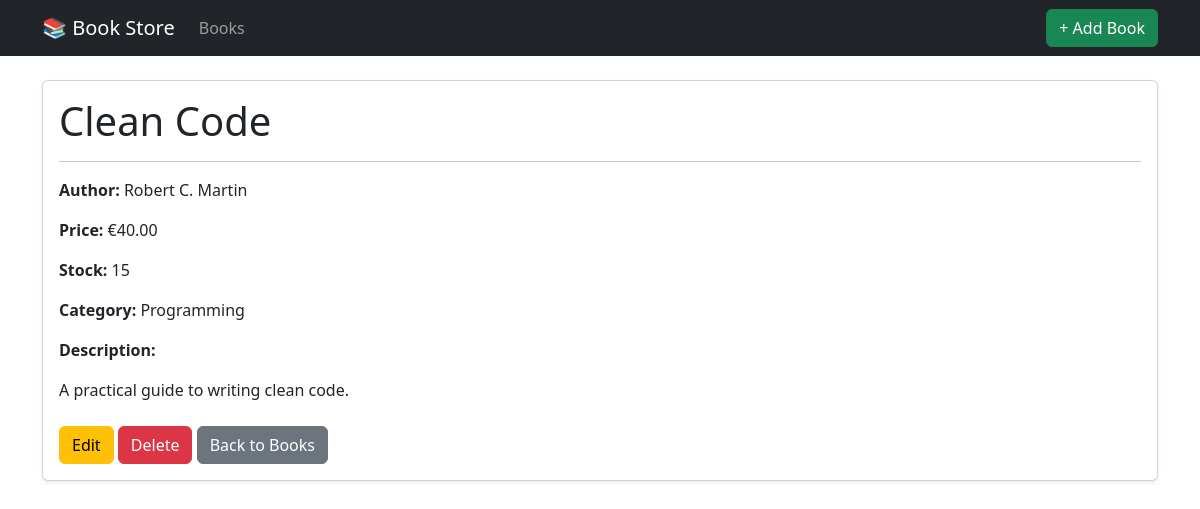
Screenshot of /book/6/ with the database file from the repository.
### books/models.py (models this page shows, shortened)
class Book(models.Model):
    title = models.CharField(max_length=255)
    author = models.CharField(max_length=255)
    price = models.DecimalField(max_digits=8, decimal_places=2)
    description = models.TextField(blank=True)
    stock = models.PositiveIntegerField(default=0)
    category = models.ForeignKey(
        Category,
        on_delete=models.CASCADE,
        related_name="books"
    )
    class Meta:
        verbose_name = "Book"
        verbose_name_plural = "Books"

class Category(models.Model):
    name = models.CharField(max_length=100)
    slug = models.SlugField(unique=True)
    class Meta:
        verbose_name = "Category"
        verbose_name_plural = "Categories"

### books/views.py (the view)
# urls.py: path('book/<int:pk>/', BookDetailView.as_view(), name='book_detail'),
class BookDetailView(DetailView):
    model = Book
    template_name = 'books/book_detail.html'
    context_object_name = 'book'

### books/templates/books/book_detail.html (shortened to what this page needs)
{% extends 'base.html' %}
{% block content %}
<div class="card shadow-sm">
    <div class="card-body">
        <h1 class="card-title">{{ book.title }}</h1>
        <hr>
        <p>
            <strong>Author:</strong>
            {{ book.author }}
        </p>
        <p>
            <strong>Price:</strong>
            €{{ book.price }}
        </p>
        <p>
            <strong>Stock:</strong>
            {{ book.stock }}
        </p>
        <p>
            <strong>Category:</strong>
            {{ book.category.name }}
        </p>
        <p>
            <strong>Description:</strong>
        </p>
        <p>
            {{ book.description }}
        </p>
        <div class="mt-4">
            <a href="{% url 'books:book_update' book.pk %}" class="btn btn-warning">
                Edit
            </a>
            <a href="{% url 'books:book_delete' book.pk %}" class="btn btn-danger">
                Delete
            </a>
            <a href="{% url 'books:book_list' %}" class="btn btn-secondary">
                Back to Books
            </a>
        </div>
    </div>
</div>
{% endblock %}

### rows the page displays
Book: title "Clean Code", author "Robert C. Martin", price "40.00", stock "15", category.name "Programming", description "A practical guide to writing clean code."
